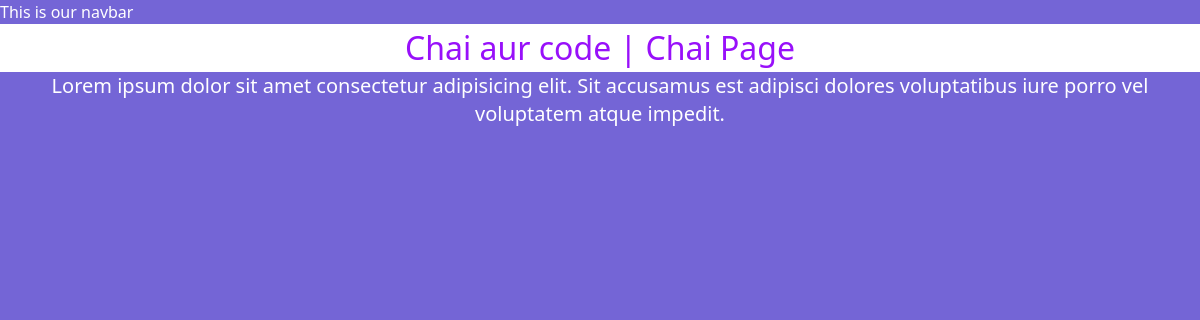
The app's page /chai/, older data.
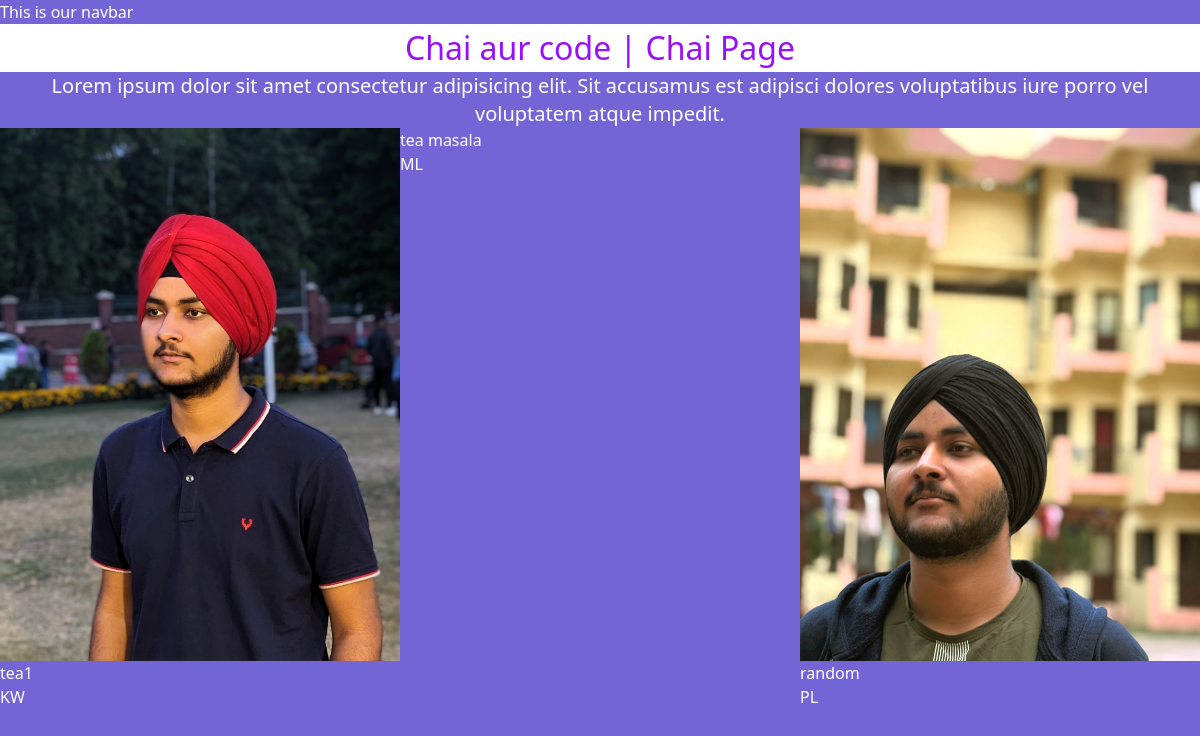
The same page, newer data.
### chai/models.py (models this page shows)
class ChaiVariety(models.Model):
    CHAI_TYPE_CHOICE = [
        ('ML', 'MASALA'),
        ('GR', 'GINGER'),
        ('KW', 'KIWI'),
        ('EL', 'ELAICHI'),
        ('PL', 'PLAIN'),
    ]
    name = models.CharField(max_length=100)
    image = models.ImageField(upload_to='chais/')
    date_added = models.DateTimeField(default=timezone.now)
    type = models.CharField(max_length=2, choices=CHAI_TYPE_CHOICE)
    description = models.TextField(default="")

### chai/views.py (the view)
# urls.py: path('', views.all_chai, name='all_chai'),
def all_chai(request):
    chais = ChaiVariety.objects.all()
    return render(request, 'chai/all_chai.html', {'chais': chais})

### chai/templates/chai/all_chai.html (shortened to what this page needs)
{% extends "layout.html" %}
{% block content %}
<h1 class="text-purple-600 bg-white">Chai aur code | Chai Page</h1>
<p class="text-xl text-center">
  Lorem ipsum dolor sit amet consectetur adipisicing elit. Sit accusamus est
  adipisci dolores voluptatibus iure porro vel voluptatem atque impedit.
</p>
<div class="grid grid-cols-3">
  {% for chai in chais %}
  <div class="">
    <img class="" src="{{chai.image.url}}" alt="" />
    <h3>{{chai.name}}</h3>
    <a href="{% url 'chai_detail' chai.id %}">
      <button>{{chai.type}}</button>
    </a>
  </div>
  {% endfor %}
</div>
{% endblock %}

### templates/layout.html (shortened to what this page needs)
{% load static tailwind_tags %}
{% load static %}
<!DOCTYPE html>
<html lang="en">
  <head>
    <link rel="stylesheet" href="{% static 'styles.css' %}" />
    {% tailwind_css %}
  </head>
  <body>
    <nav>This is our navbar</nav>
    {% block content %}{% endblock%}
  </body>
</html>

### static/styles.css (style rules this page uses)
body { background-color: #7465d6; color: white; }
h1 { text-align: center; font-size: 2rem; }
a { text-decoration: none; color: white; }

Row changes from the older to the newer data that the page shows:
added ChaiVariety: image (picture), name "tea1", type "KW"
added ChaiVariety: name "tea masala", type "ML"
added ChaiVariety: image (picture), name "random", type "PL"
